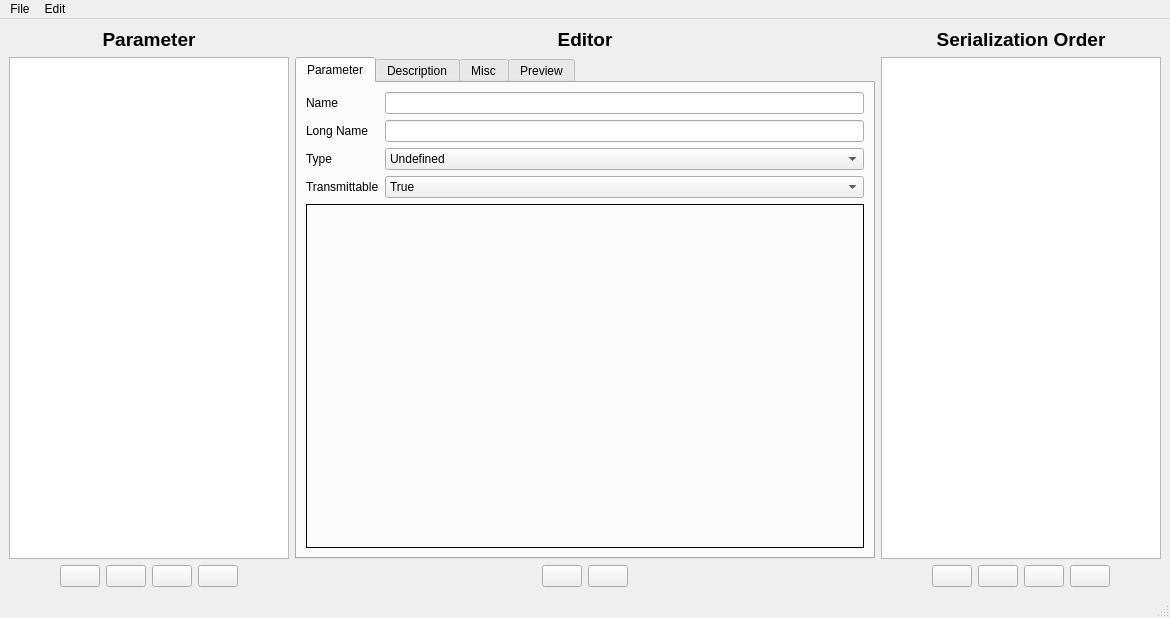
<?xml version="1.0" encoding="UTF-8"?>
<ui version="4.0">
 <class>ParameterEditor</class>
 <widget class="QMainWindow" name="ParameterEditor">
  <property name="geometry">
   <rect>
    <x>0</x>
    <y>0</y>
    <width>1170</width>
    <height>618</height>
   </rect>
  </property>
  <property name="windowTitle">
   <string>VESC Parameter Editor</string>
  </property>
  <property name="windowIcon">
   <iconset resource="res.qrc">
    <normaloff>:/res/icons/Horizontal Settings Mixer-96.png</normaloff>:/res/icons/Horizontal Settings Mixer-96.png</iconset>
  </property>
  <widget class="QWidget" name="centralwidget">
   <layout class="QHBoxLayout" name="horizontalLayout_6" stretch="0,1,0">
    <item>
     <layout class="QVBoxLayout" name="verticalLayout_2">
      <item>
       <widget class="QLabel" name="label">
        <property name="text">
         <string>&lt;html&gt;&lt;head/&gt;&lt;body&gt;&lt;p&gt;&lt;span style=&quot; font-size:14pt; font-weight:600;&quot;&gt;Parameter&lt;/span&gt;&lt;/p&gt;&lt;/body&gt;&lt;/html&gt;</string>
        </property>
        <property name="alignment">
         <set>Qt::AlignCenter</set>
        </property>
       </widget>
      </item>
      <item>
       <widget class="QListWidget" name="paramList">
        <property name="minimumSize">
         <size>
          <width>280</width>
          <height>0</height>
         </size>
        </property>
        <property name="maximumSize">
         <size>
          <width>280</width>
          <height>16777215</height>
         </size>
        </property>
       </widget>
      </item>
      <item>
       <layout class="QHBoxLayout" name="horizontalLayout">
        <item>
         <spacer name="horizontalSpacer_3">
          <property name="orientation">
           <enum>Qt::Horizontal</enum>
          </property>
          <property name="sizeHint" stdset="0">
           <size>
            <width>40</width>
            <height>20</height>
           </size>
          </property>
         </spacer>
        </item>
        <item>
         <widget class="QPushButton" name="paramRemoveButton">
          <property name="toolTip">
           <string>Delete</string>
          </property>
          <property name="text">
           <string/>
          </property>
          <property name="icon">
           <iconset resource="res.qrc">
            <normaloff>:/res/icons/Delete-96.png</normaloff>:/res/icons/Delete-96.png</iconset>
          </property>
         </widget>
        </item>
        <item>
         <widget class="QPushButton" name="paramDownButton">
          <property name="toolTip">
           <string>Move down</string>
          </property>
          <property name="text">
           <string/>
          </property>
          <property name="icon">
           <iconset resource="res.qrc">
            <normaloff>:/res/icons/Down-96.png</normaloff>:/res/icons/Down-96.png</iconset>
          </property>
         </widget>
        </item>
        <item>
         <widget class="QPushButton" name="paramUpButton">
          <property name="toolTip">
           <string>Move up</string>
          </property>
          <property name="text">
           <string/>
          </property>
          <property name="icon">
           <iconset resource="res.qrc">
            <normaloff>:/res/icons/Up-96.png</normaloff>:/res/icons/Up-96.png</iconset>
          </property>
         </widget>
        </item>
        <item>
         <widget class="QPushButton" name="paramOpenButton">
          <property name="toolTip">
           <string>Open in editor</string>
          </property>
          <property name="text">
           <string/>
          </property>
          <property name="icon">
           <iconset resource="res.qrc">
            <normaloff>:/res/icons/Open Folder-96.png</normaloff>:/res/icons/Open Folder-96.png</iconset>
          </property>
         </widget>
        </item>
        <item>
         <spacer name="horizontalSpacer_4">
          <property name="orientation">
           <enum>Qt::Horizontal</enum>
          </property>
          <property name="sizeHint" stdset="0">
           <size>
            <width>40</width>
            <height>20</height>
           </size>
          </property>
         </spacer>
        </item>
       </layout>
      </item>
     </layout>
    </item>
    <item>
     <layout class="QVBoxLayout" name="verticalLayout_7">
      <item>
       <widget class="QLabel" name="label_16">
        <property name="text">
         <string>&lt;html&gt;&lt;head/&gt;&lt;body&gt;&lt;p&gt;&lt;span style=&quot; font-size:14pt; font-weight:600;&quot;&gt;Editor&lt;/span&gt;&lt;/p&gt;&lt;/body&gt;&lt;/html&gt;</string>
        </property>
        <property name="alignment">
         <set>Qt::AlignCenter</set>
        </property>
       </widget>
      </item>
      <item>
       <widget class="QTabWidget" name="tabWidget">
        <property name="currentIndex">
         <number>0</number>
        </property>
        <widget class="QWidget" name="tab">
         <attribute name="title">
          <string>Parameter</string>
         </attribute>
         <layout class="QVBoxLayout" name="verticalLayout_6">
          <item>
           <layout class="QGridLayout" name="gridLayout">
            <item row="2" column="0">
             <widget class="QLabel" name="label_5">
              <property name="text">
               <string>Type</string>
              </property>
             </widget>
            </item>
            <item row="1" column="0">
             <widget class="QLabel" name="label_4">
              <property name="text">
               <string>Long Name</string>
              </property>
             </widget>
            </item>
            <item row="1" column="1">
             <widget class="QLineEdit" name="longNameEdit"/>
            </item>
            <item row="0" column="1">
             <widget class="QLineEdit" name="nameEdit"/>
            </item>
            <item row="2" column="1">
             <widget class="QComboBox" name="typeBox">
              <item>
               <property name="text">
                <string>Undefined</string>
               </property>
              </item>
              <item>
               <property name="text">
                <string>Double</string>
               </property>
              </item>
              <item>
               <property name="text">
                <string>Int</string>
               </property>
              </item>
              <item>
               <property name="text">
                <string>String</string>
               </property>
              </item>
              <item>
               <property name="text">
                <string>Enum</string>
               </property>
              </item>
              <item>
               <property name="text">
                <string>Bool</string>
               </property>
              </item>
             </widget>
            </item>
            <item row="0" column="0">
             <widget class="QLabel" name="label_3">
              <property name="text">
               <string>Name</string>
              </property>
             </widget>
            </item>
            <item row="3" column="0">
             <widget class="QLabel" name="label_13">
              <property name="text">
               <string>Transmittable</string>
              </property>
             </widget>
            </item>
            <item row="3" column="1">
             <widget class="QComboBox" name="transmittableBox">
              <item>
               <property name="text">
                <string>True</string>
               </property>
              </item>
              <item>
               <property name="text">
                <string>False</string>
               </property>
              </item>
             </widget>
            </item>
           </layout>
          </item>
          <item>
           <widget class="QStackedWidget" name="stackedWidget">
            <property name="frameShape">
             <enum>QFrame::Box</enum>
            </property>
            <property name="currentIndex">
             <number>0</number>
            </property>
            <widget class="QWidget" name="page_2"/>
            <widget class="QWidget" name="page">
             <layout class="QVBoxLayout" name="verticalLayout_4">
              <item>
               <layout class="QGridLayout" name="gridLayout_2" columnstretch="0,0,0,0">
                <item row="5" column="0">
                 <widget class="QLabel" name="label_27">
                  <property name="text">
                   <string>Editor Decimals</string>
                  </property>
                 </widget>
                </item>
                <item row="1" column="1" colspan="3">
                 <widget class="QDoubleSpinBox" name="doubleMaxBox">
                  <property name="decimals">
                   <number>8</number>
                  </property>
                  <property name="minimum">
                   <double>-100000000000.000000000000000</double>
                  </property>
                  <property name="maximum">
                   <double>100000000000.000000000000000</double>
                  </property>
                  <property name="value">
                   <double>100.000000000000000</double>
                  </property>
                 </widget>
                </item>
                <item row="0" column="0">
                 <widget class="QLabel" name="label_6">
                  <property name="text">
                   <string>Default Value</string>
                  </property>
                 </widget>
                </item>
                <item row="1" column="0">
                 <widget class="QLabel" name="label_7">
                  <property name="text">
                   <string>Maximum Value</string>
                  </property>
                 </widget>
                </item>
                <item row="0" column="1" colspan="3">
                 <widget class="QDoubleSpinBox" name="doubleValBox">
                  <property name="decimals">
                   <number>8</number>
                  </property>
                  <property name="minimum">
                   <double>-10000000000.000000000000000</double>
                  </property>
                  <property name="maximum">
                   <double>10000000000.000000000000000</double>
                  </property>
                  <property name="value">
                   <double>0.000000000000000</double>
                  </property>
                 </widget>
                </item>
                <item row="7" column="1" colspan="3">
                 <widget class="QComboBox" name="doubleTxTypeBox">
                  <property name="currentIndex">
                   <number>0</number>
                  </property>
                  <item>
                   <property name="text">
                    <string>DOUBLE_16</string>
                   </property>
                  </item>
                  <item>
                   <property name="text">
                    <string>DOUBLE_32</string>
                   </property>
                  </item>
                  <item>
                   <property name="text">
                    <string>DOUBLE_32_AUTO</string>
                   </property>
                  </item>
                 </widget>
                </item>
                <item row="2" column="1" colspan="3">
                 <widget class="QDoubleSpinBox" name="doubleMinBox">
                  <property name="decimals">
                   <number>8</number>
                  </property>
                  <property name="minimum">
                   <double>-100000000000.000000000000000</double>
                  </property>
                  <property name="maximum">
                   <double>100000000000.000000000000000</double>
                  </property>
                  <property name="value">
                   <double>-100.000000000000000</double>
                  </property>
                 </widget>
                </item>
                <item row="6" column="1" colspan="3">
                 <widget class="QLineEdit" name="doubleSuffixEdit"/>
                </item>
                <item row="8" column="1">
                 <widget class="QDoubleSpinBox" name="doubleTxScaleBaseBox">
                  <property name="value">
                   <double>1.000000000000000</double>
                  </property>
                 </widget>
                </item>
                <item row="4" column="0">
                 <widget class="QLabel" name="label_10">
                  <property name="text">
                   <string>Editor Scale</string>
                  </property>
                 </widget>
                </item>
                <item row="7" column="0">
                 <widget class="QLabel" name="label_12">
                  <property name="text">
                   <string>TX Type</string>
                  </property>
                 </widget>
                </item>
                <item row="8" column="0">
                 <widget class="QLabel" name="doubleTxScaleLabel">
                  <property name="text">
                   <string>TX  Scale</string>
                  </property>
                 </widget>
                </item>
                <item row="8" column="2">
                 <widget class="QLabel" name="doubleTxScaleExpLabel">
                  <property name="sizePolicy">
                   <sizepolicy hsizetype="Fixed" vsizetype="Preferred">
                    <horstretch>0</horstretch>
                    <verstretch>0</verstretch>
                   </sizepolicy>
                  </property>
                  <property name="text">
                   <string>x 10^</string>
                  </property>
                 </widget>
                </item>
                <item row="8" column="3">
                 <widget class="QDoubleSpinBox" name="doubleTxScaleExpBox">
                  <property name="decimals">
                   <number>0</number>
                  </property>
                  <property name="minimum">
                   <double>-99.000000000000000</double>
                  </property>
                  <property name="maximum">
                   <double>99.000000000000000</double>
                  </property>
                 </widget>
                </item>
                <item row="3" column="0">
                 <widget class="QLabel" name="label_9">
                  <property name="text">
                   <string>Editor Step</string>
                  </property>
                 </widget>
                </item>
                <item row="2" column="0">
                 <widget class="QLabel" name="label_8">
                  <property name="text">
                   <string>Minimum Value</string>
                  </property>
                 </widget>
                </item>
                <item row="6" column="0">
                 <widget class="QLabel" name="label_11">
                  <property name="text">
                   <string>Suffix</string>
                  </property>
                 </widget>
                </item>
                <item row="4" column="1">
                 <widget class="QDoubleSpinBox" name="doubleEditorScaleBox">
                  <property name="decimals">
                   <number>8</number>
                  </property>
                  <property name="maximum">
                   <double>100000000.000000000000000</double>
                  </property>
                  <property name="value">
                   <double>1.000000000000000</double>
                  </property>
                 </widget>
                </item>
                <item row="4" column="2" colspan="2">
                 <widget class="QCheckBox" name="doubleEditPercentageBox">
                  <property name="text">
                   <string>Edit as Percentage</string>
                  </property>
                 </widget>
                </item>
                <item row="3" column="1">
                 <widget class="QDoubleSpinBox" name="doubleStep">
                  <property name="decimals">
                   <number>8</number>
                  </property>
                  <property name="maximum">
                   <double>100000000.000000000000000</double>
                  </property>
                  <property name="value">
                   <double>1.000000000000000</double>
                  </property>
                 </widget>
                </item>
                <item row="3" column="2" colspan="2">
                 <widget class="QCheckBox" name="doubleShowDisplayBox">
                  <property name="text">
                   <string>Show Display</string>
                  </property>
                 </widget>
                </item>
                <item row="5" column="1" colspan="3">
                 <widget class="QSpinBox" name="doubleDecimalsBox">
                  <property name="maximum">
                   <number>10</number>
                  </property>
                  <property name="value">
                   <number>2</number>
                  </property>
                 </widget>
                </item>
               </layout>
              </item>
              <item>
               <spacer name="verticalSpacer">
                <property name="orientation">
                 <enum>Qt::Vertical</enum>
                </property>
                <property name="sizeHint" stdset="0">
                 <size>
                  <width>20</width>
                  <height>149</height>
                 </size>
                </property>
               </spacer>
              </item>
             </layout>
            </widget>
            <widget class="QWidget" name="page_3">
             <layout class="QVBoxLayout" name="verticalLayout_10">
              <item>
               <layout class="QGridLayout" name="gridLayout_3">
                <item row="0" column="0">
                 <widget class="QLabel" name="label_21">
                  <property name="text">
                   <string>Default Value</string>
                  </property>
                 </widget>
                </item>
                <item row="0" column="1" colspan="2">
                 <widget class="QSpinBox" name="intValBox">
                  <property name="minimum">
                   <number>-100000000</number>
                  </property>
                  <property name="maximum">
                   <number>100000000</number>
                  </property>
                 </widget>
                </item>
                <item row="1" column="0">
                 <widget class="QLabel" name="label_22">
                  <property name="text">
                   <string>Max</string>
                  </property>
                 </widget>
                </item>
                <item row="1" column="1" colspan="2">
                 <widget class="QSpinBox" name="intMaxBox">
                  <property name="minimum">
                   <number>-100000000</number>
                  </property>
                  <property name="maximum">
                   <number>100000000</number>
                  </property>
                  <property name="value">
                   <number>5000</number>
                  </property>
                 </widget>
                </item>
                <item row="2" column="0">
                 <widget class="QLabel" name="label_19">
                  <property name="text">
                   <string>Min</string>
                  </property>
                 </widget>
                </item>
                <item row="2" column="1" colspan="2">
                 <widget class="QSpinBox" name="intMinBox">
                  <property name="minimum">
                   <number>-100000000</number>
                  </property>
                  <property name="maximum">
                   <number>100000000</number>
                  </property>
                  <property name="value">
                   <number>-5000</number>
                  </property>
                 </widget>
                </item>
                <item row="3" column="0">
                 <widget class="QLabel" name="label_20">
                  <property name="text">
                   <string>Editor Step</string>
                  </property>
                 </widget>
                </item>
                <item row="4" column="0">
                 <widget class="QLabel" name="label_18">
                  <property name="text">
                   <string>Editor Scale</string>
                  </property>
                 </widget>
                </item>
                <item row="4" column="2">
                 <widget class="QCheckBox" name="intEditPercentageBox">
                  <property name="text">
                   <string>Edit as Percentage</string>
                  </property>
                 </widget>
                </item>
                <item row="5" column="0">
                 <widget class="QLabel" name="label_15">
                  <property name="text">
                   <string>Suffix</string>
                  </property>
                 </widget>
                </item>
                <item row="6" column="0">
                 <widget class="QLabel" name="label_17">
                  <property name="text">
                   <string>TX Type</string>
                  </property>
                 </widget>
                </item>
                <item row="6" column="1" colspan="2">
                 <widget class="QComboBox" name="intTxTypeBox">
                  <item>
                   <property name="text">
                    <string>UINT_8</string>
                   </property>
                  </item>
                  <item>
                   <property name="text">
                    <string>INT_8</string>
                   </property>
                  </item>
                  <item>
                   <property name="text">
                    <string>UINT_16</string>
                   </property>
                  </item>
                  <item>
                   <property name="text">
                    <string>INT_16</string>
                   </property>
                  </item>
                  <item>
                   <property name="text">
                    <string>UINT_32</string>
                   </property>
                  </item>
                  <item>
                   <property name="text">
                    <string>INT_32</string>
                   </property>
                  </item>
                 </widget>
                </item>
                <item row="5" column="1" colspan="2">
                 <widget class="QLineEdit" name="intSuffixEdit"/>
                </item>
                <item row="3" column="1">
                 <widget class="QSpinBox" name="intStepBox">
                  <property name="minimum">
                   <number>-100000000</number>
                  </property>
                  <property name="maximum">
                   <number>100000000</number>
                  </property>
                  <property name="value">
                   <number>1</number>
                  </property>
                 </widget>
                </item>
                <item row="3" column="2">
                 <widget class="QCheckBox" name="intShowDisplayBox">
                  <property name="text">
                   <string>Show Display</string>
                  </property>
                 </widget>
                </item>
                <item row="4" column="1">
                 <widget class="QDoubleSpinBox" name="intEditorScaleBox">
                  <property name="decimals">
                   <number>8</number>
                  </property>
                  <property name="maximum">
                   <double>100000000.000000000000000</double>
                  </property>
                  <property name="value">
                   <double>1.000000000000000</double>
                  </property>
                 </widget>
                </item>
               </layout>
              </item>
              <item>
               <spacer name="verticalSpacer_2">
                <property name="orientation">
                 <enum>Qt::Vertical</enum>
                </property>
                <property name="sizeHint" stdset="0">
                 <size>
                  <width>20</width>
                  <height>76</height>
                 </size>
                </property>
               </spacer>
              </item>
             </layout>
            </widget>
            <widget class="QWidget" name="page_4">
             <layout class="QVBoxLayout" name="verticalLayout_12">
              <item>
               <layout class="QHBoxLayout" name="horizontalLayout_4">
                <item>
                 <widget class="QLabel" name="label_23">
                  <property name="text">
                   <string>Default Value</string>
                  </property>
                 </widget>
                </item>
                <item>
                 <widget class="QLineEdit" name="stringValEdit"/>
                </item>
               </layout>
              </item>
              <item>
               <spacer name="verticalSpacer_3">
                <property name="orientation">
                 <enum>Qt::Vertical</enum>
                </property>
                <property name="sizeHint" stdset="0">
                 <size>
                  <width>20</width>
                  <height>394</height>
                 </size>
                </property>
               </spacer>
              </item>
             </layout>
            </widget>
            <widget class="QWidget" name="page_5">
             <layout class="QVBoxLayout" name="verticalLayout_13">
              <item>
               <widget class="QListWidget" name="enumList"/>
              </item>
              <item>
               <layout class="QHBoxLayout" name="horizontalLayout_5">
                <item>
                 <spacer name="horizontalSpacer">
                  <property name="orientation">
                   <enum>Qt::Horizontal</enum>
                  </property>
                  <property name="sizeHint" stdset="0">
                   <size>
                    <width>40</width>
                    <height>20</height>
                   </size>
                  </property>
                 </spacer>
                </item>
                <item>
                 <widget class="QPushButton" name="enumRemoveButton">
                  <property name="toolTip">
                   <string>Delete</string>
                  </property>
                  <property name="text">
                   <string/>
                  </property>
                  <property name="icon">
                   <iconset resource="res.qrc">
                    <normaloff>:/res/icons/Delete-96.png</normaloff>:/res/icons/Delete-96.png</iconset>
                  </property>
                 </widget>
                </item>
                <item>
                 <widget class="QPushButton" name="enumMoveDownButton">
                  <property name="toolTip">
                   <string>Move down</string>
                  </property>
                  <property name="text">
                   <string/>
                  </property>
                  <property name="icon">
                   <iconset resource="res.qrc">
                    <normaloff>:/res/icons/Down-96.png</normaloff>:/res/icons/Down-96.png</iconset>
                  </property>
                 </widget>
                </item>
                <item>
                 <widget class="QPushButton" name="enumMoveUpButton">
                  <property name="toolTip">
                   <string>Move up</string>
                  </property>
                  <property name="text">
                   <string/>
                  </property>
                  <property name="icon">
                   <iconset resource="res.qrc">
                    <normaloff>:/res/icons/Up-96.png</normaloff>:/res/icons/Up-96.png</iconset>
                  </property>
                 </widget>
                </item>
                <item>
                 <widget class="QPushButton" name="enumAddButton">
                  <property name="toolTip">
                   <string>Add new</string>
                  </property>
                  <property name="text">
                   <string/>
                  </property>
                  <property name="icon">
                   <iconset resource="res.qrc">
                    <normaloff>:/res/icons/Plus Math-96.png</normaloff>:/res/icons/Plus Math-96.png</iconset>
                  </property>
                 </widget>
                </item>
                <item>
                 <spacer name="horizontalSpacer_8">
                  <property name="orientation">
                   <enum>Qt::Horizontal</enum>
                  </property>
                  <property name="sizeHint" stdset="0">
                   <size>
                    <width>40</width>
                    <height>20</height>
                   </size>
                  </property>
                 </spacer>
                </item>
               </layout>
              </item>
             </layout>
            </widget>
            <widget class="QWidget" name="page_6">
             <layout class="QVBoxLayout" name="verticalLayout_5">
              <item>
               <layout class="QHBoxLayout" name="horizontalLayout_7" stretch="0,1">
                <item>
                 <widget class="QLabel" name="label_24">
                  <property name="text">
                   <string>Default Value</string>
                  </property>
                 </widget>
                </item>
                <item>
                 <widget class="QComboBox" name="boolBox">
                  <item>
                   <property name="text">
                    <string>False</string>
                   </property>
                  </item>
                  <item>
                   <property name="text">
                    <string>True</string>
                   </property>
                  </item>
                 </widget>
                </item>
               </layout>
              </item>
              <item>
               <spacer name="verticalSpacer_4">
                <property name="orientation">
                 <enum>Qt::Vertical</enum>
                </property>
                <property name="sizeHint" stdset="0">
                 <size>
                  <width>20</width>
                  <height>288</height>
                 </size>
                </property>
               </spacer>
              </item>
             </layout>
            </widget>
           </widget>
          </item>
         </layout>
        </widget>
        <widget class="QWidget" name="tab_2">
         <attribute name="title">
          <string>Description</string>
         </attribute>
         <layout class="QVBoxLayout" name="verticalLayout_3">
          <item>
           <widget class="MRichTextEdit" name="descriptionEdit" native="true"/>
          </item>
         </layout>
        </widget>
        <widget class="QWidget" name="tab_3">
         <attribute name="title">
          <string>Misc</string>
         </attribute>
         <layout class="QVBoxLayout" name="verticalLayout_8">
          <item>
           <layout class="QGridLayout" name="gridLayout_4">
            <item row="0" column="0">
             <widget class="QLabel" name="label_25">
              <property name="text">
               <string>C Define</string>
              </property>
             </widget>
            </item>
            <item row="0" column="1">
             <widget class="QLineEdit" name="cDefineEdit"/>
            </item>
           </layout>
          </item>
          <item>
           <spacer name="verticalSpacer_5">
            <property name="orientation">
             <enum>Qt::Vertical</enum>
            </property>
            <property name="sizeHint" stdset="0">
             <size>
              <width>20</width>
              <height>415</height>
             </size>
            </property>
           </spacer>
          </item>
         </layout>
        </widget>
        <widget class="QWidget" name="tab_4">
         <attribute name="title">
          <string>Preview</string>
         </attribute>
         <layout class="QVBoxLayout" name="verticalLayout_9">
          <item>
           <widget class="QLabel" name="label_26">
            <property name="text">
             <string>&lt;html&gt;&lt;head/&gt;&lt;body&gt;&lt;p&gt;This is what the editor of this parameter is going to look like. This preview is updated when a parameter is opened for editing, and when changes are saved.&lt;/p&gt;&lt;/body&gt;&lt;/html&gt;</string>
            </property>
            <property name="alignment">
             <set>Qt::AlignCenter</set>
            </property>
            <property name="wordWrap">
             <bool>true</bool>
            </property>
           </widget>
          </item>
          <item>
           <widget class="ParamTable" name="previewTable"/>
          </item>
         </layout>
        </widget>
       </widget>
      </item>
      <item>
       <layout class="QHBoxLayout" name="horizontalLayout_3">
        <item>
         <spacer name="horizontalSpacer_2">
          <property name="orientation">
           <enum>Qt::Horizontal</enum>
          </property>
          <property name="sizeHint" stdset="0">
           <size>
            <width>40</width>
            <height>20</height>
           </size>
          </property>
         </spacer>
        </item>
        <item>
         <widget class="QPushButton" name="paramResetButton">
          <property name="sizePolicy">
           <sizepolicy hsizetype="Fixed" vsizetype="Fixed">
            <horstretch>0</horstretch>
            <verstretch>0</verstretch>
           </sizepolicy>
          </property>
          <property name="toolTip">
           <string>Reset editor</string>
          </property>
          <property name="text">
           <string/>
          </property>
          <property name="icon">
           <iconset resource="res.qrc">
            <normaloff>:/res/icons/Delete-96.png</normaloff>:/res/icons/Delete-96.png</iconset>
          </property>
         </widget>
        </item>
        <item>
         <widget class="QPushButton" name="paramSaveButton">
          <property name="sizePolicy">
           <sizepolicy hsizetype="Fixed" vsizetype="Fixed">
            <horstretch>0</horstretch>
            <verstretch>0</verstretch>
           </sizepolicy>
          </property>
          <property name="toolTip">
           <string>&lt;html&gt;&lt;head/&gt;&lt;body&gt;&lt;p&gt;Save changes (or make new parameter if this name does not exist)&lt;/p&gt;&lt;/body&gt;&lt;/html&gt;</string>
          </property>
          <property name="text">
           <string/>
          </property>
          <property name="icon">
           <iconset resource="res.qrc">
            <normaloff>:/res/icons/Save-96.png</normaloff>:/res/icons/Save-96.png</iconset>
          </property>
          <property name="shortcut">
           <string>Ctrl+S</string>
          </property>
         </widget>
        </item>
        <item>
         <spacer name="horizontalSpacer_7">
          <property name="orientation">
           <enum>Qt::Horizontal</enum>
          </property>
          <property name="sizeHint" stdset="0">
           <size>
            <width>40</width>
            <height>20</height>
           </size>
          </property>
         </spacer>
        </item>
       </layout>
      </item>
     </layout>
    </item>
    <item>
     <layout class="QVBoxLayout" name="verticalLayout">
      <item>
       <widget class="QLabel" name="label_2">
        <property name="text">
         <string>&lt;html&gt;&lt;head/&gt;&lt;body&gt;&lt;p&gt;&lt;span style=&quot; font-size:14pt; font-weight:600;&quot;&gt;Serialization Order&lt;/span&gt;&lt;/p&gt;&lt;/body&gt;&lt;/html&gt;</string>
        </property>
        <property name="alignment">
         <set>Qt::AlignCenter</set>
        </property>
       </widget>
      </item>
      <item>
       <widget class="QListWidget" name="paramSerialOrderList">
        <property name="minimumSize">
         <size>
          <width>280</width>
          <height>0</height>
         </size>
        </property>
        <property name="maximumSize">
         <size>
          <width>280</width>
          <height>16777215</height>
         </size>
        </property>
       </widget>
      </item>
      <item>
       <layout class="QHBoxLayout" name="horizontalLayout_2">
        <item>
         <spacer name="horizontalSpacer_5">
          <property name="orientation">
           <enum>Qt::Horizontal</enum>
          </property>
          <property name="sizeHint" stdset="0">
           <size>
            <width>40</width>
            <height>20</height>
           </size>
          </property>
         </spacer>
        </item>
        <item>
         <widget class="QPushButton" name="serRemoveButton">
          <property name="toolTip">
           <string>Delete</string>
          </property>
          <property name="text">
           <string/>
          </property>
          <property name="icon">
           <iconset resource="res.qrc">
            <normaloff>:/res/icons/Delete-96.png</normaloff>:/res/icons/Delete-96.png</iconset>
          </property>
         </widget>
        </item>
        <item>
         <widget class="QPushButton" name="serDownButton">
          <property name="toolTip">
           <string>Move down</string>
          </property>
          <property name="text">
           <string/>
          </property>
          <property name="icon">
           <iconset resource="res.qrc">
            <normaloff>:/res/icons/Down-96.png</normaloff>:/res/icons/Down-96.png</iconset>
          </property>
         </widget>
        </item>
        <item>
         <widget class="QPushButton" name="serUpButton">
          <property name="toolTip">
           <string>Move up</string>
          </property>
          <property name="text">
           <string/>
          </property>
          <property name="icon">
           <iconset resource="res.qrc">
            <normaloff>:/res/icons/Up-96.png</normaloff>:/res/icons/Up-96.png</iconset>
          </property>
         </widget>
        </item>
        <item>
         <widget class="QPushButton" name="serAddButton">
          <property name="toolTip">
           <string>Add new</string>
          </property>
          <property name="text">
           <string/>
          </property>
          <property name="icon">
           <iconset resource="res.qrc">
            <normaloff>:/res/icons/Plus Math-96.png</normaloff>:/res/icons/Plus Math-96.png</iconset>
          </property>
         </widget>
        </item>
        <item>
         <spacer name="horizontalSpacer_6">
          <property name="orientation">
           <enum>Qt::Horizontal</enum>
          </property>
          <property name="sizeHint" stdset="0">
           <size>
            <width>40</width>
            <height>20</height>
           </size>
          </property>
         </spacer>
        </item>
       </layout>
      </item>
     </layout>
    </item>
   </layout>
  </widget>
  <widget class="QMenuBar" name="menubar">
   <property name="geometry">
    <rect>
     <x>0</x>
     <y>0</y>
     <width>1170</width>
     <height>20</height>
    </rect>
   </property>
   <widget class="QMenu" name="menuFile">
    <property name="title">
     <string>File</string>
    </property>
    <addaction name="actionLoad_XML"/>
    <addaction name="actionSave_XML_as"/>
   </widget>
   <widget class="QMenu" name="menuEdit">
    <property name="title">
     <string>Edit</string>
    </property>
    <addaction name="actionDeleteAll"/>
   </widget>
   <addaction name="menuFile"/>
   <addaction name="menuEdit"/>
  </widget>
  <widget class="QStatusBar" name="statusBar"/>
  <action name="actionLoad_XML">
   <property name="icon">
    <iconset resource="res.qrc">
     <normaloff>:/res/icons/Open Folder-96.png</normaloff>:/res/icons/Open Folder-96.png</iconset>
   </property>
   <property name="text">
    <string>Load XML</string>
   </property>
  </action>
  <action name="actionSave_XML_as">
   <property name="icon">
    <iconset resource="res.qrc">
     <normaloff>:/res/icons/Save as-96.png</normaloff>:/res/icons/Save as-96.png</iconset>
   </property>
   <property name="text">
    <string>Save XML as...</string>
   </property>
  </action>
  <action name="actionDeleteAll">
   <property name="icon">
    <iconset resource="res.qrc">
     <normaloff>:/res/icons/Delete-96.png</normaloff>:/res/icons/Delete-96.png</iconset>
   </property>
   <property name="text">
    <string>Delete All Data</string>
   </property>
  </action>
 </widget>
 <customwidgets>
  <customwidget>
   <class>MRichTextEdit</class>
   <extends>QWidget</extends>
   <header>widgets/mrichtextedit.h</header>
   <container>1</container>
  </customwidget>
  <customwidget>
   <class>ParamTable</class>
   <extends>QTableWidget</extends>
   <header>widgets/paramtable.h</header>
  </customwidget>
 </customwidgets>
 <resources>
  <include location="res.qrc"/>
 </resources>
 <connections>
  <connection>
   <sender>typeBox</sender>
   <signal>currentIndexChanged(int)</signal>
   <receiver>stackedWidget</receiver>
   <slot>setCurrentIndex(int)</slot>
   <hints>
    <hint type="sourcelabel">
     <x>588</x>
     <y>203</y>
    </hint>
    <hint type="destinationlabel">
     <x>587</x>
     <y>226</y>
    </hint>
   </hints>
  </connection>
 </connections>
</ui>
